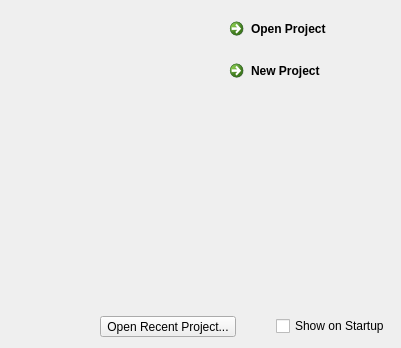
<?xml version="1.0" encoding="UTF-8"?>
<ui version="4.0">
 <class>welcomeScreen</class>
 <widget class="QDialog" name="welcomeScreen">
  <property name="geometry">
   <rect>
    <x>0</x>
    <y>0</y>
    <width>401</width>
    <height>348</height>
   </rect>
  </property>
  <property name="windowTitle">
   <string>Dialog</string>
  </property>
  <layout class="QVBoxLayout" name="verticalLayout_2">
   <item>
    <layout class="QHBoxLayout" name="horizontalLayout_2">
     <item>
      <widget class="QLabel" name="label">
       <property name="minimumSize">
        <size>
         <width>141</width>
         <height>292</height>
        </size>
       </property>
       <property name="text">
        <string/>
       </property>
       <property name="pixmap">
        <pixmap resource="images.qrc">:/icons/Images/PhotogonLogoSplasy.png</pixmap>
       </property>
      </widget>
     </item>
     <item>
      <spacer name="horizontalSpacer_2">
       <property name="orientation">
        <enum>Qt::Horizontal</enum>
       </property>
       <property name="sizeHint" stdset="0">
        <size>
         <width>40</width>
         <height>20</height>
        </size>
       </property>
      </spacer>
     </item>
     <item>
      <layout class="QVBoxLayout" name="verticalLayout">
       <item>
        <widget class="QCommandLinkButton" name="commandLinkButton">
         <property name="text">
          <string>Open Project</string>
         </property>
        </widget>
       </item>
       <item>
        <widget class="QCommandLinkButton" name="commandLinkButton_2">
         <property name="text">
          <string>New Project</string>
         </property>
        </widget>
       </item>
       <item>
        <spacer name="verticalSpacer_2">
         <property name="orientation">
          <enum>Qt::Vertical</enum>
         </property>
         <property name="sizeHint" stdset="0">
          <size>
           <width>20</width>
           <height>40</height>
          </size>
         </property>
        </spacer>
       </item>
      </layout>
     </item>
    </layout>
   </item>
   <item>
    <spacer name="verticalSpacer">
     <property name="orientation">
      <enum>Qt::Vertical</enum>
     </property>
     <property name="sizeHint" stdset="0">
      <size>
       <width>20</width>
       <height>40</height>
      </size>
     </property>
    </spacer>
   </item>
   <item>
    <layout class="QHBoxLayout" name="horizontalLayout">
     <item>
      <spacer name="horizontalSpacer">
       <property name="orientation">
        <enum>Qt::Horizontal</enum>
       </property>
       <property name="sizeHint" stdset="0">
        <size>
         <width>95</width>
         <height>20</height>
        </size>
       </property>
      </spacer>
     </item>
     <item>
      <widget class="QToolButton" name="toolButton">
       <property name="text">
        <string>Open Recent Project...</string>
       </property>
      </widget>
     </item>
     <item>
      <spacer name="horizontalSpacer_3">
       <property name="orientation">
        <enum>Qt::Horizontal</enum>
       </property>
       <property name="sizeHint" stdset="0">
        <size>
         <width>40</width>
         <height>20</height>
        </size>
       </property>
      </spacer>
     </item>
     <item>
      <widget class="QCheckBox" name="checkBox">
       <property name="text">
        <string>Show on Startup</string>
       </property>
      </widget>
     </item>
    </layout>
   </item>
  </layout>
 </widget>
 <resources>
  <include location="images.qrc"/>
 </resources>
 <connections/>
</ui>
